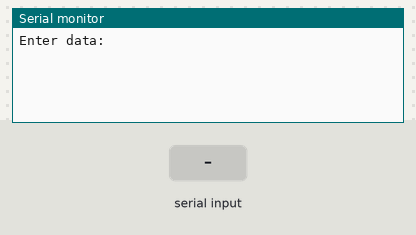
Recording of a sketch running on a simulated Arduino Uno, built with avr-gcc and run on an emulated ATmega328P. Parts: the last lines printed to the serial monitor. The test bench sets the inputs (shaded band).

Above: at 1.2 s.
1.3 s: "red" received over Serial
At 3.4 s:
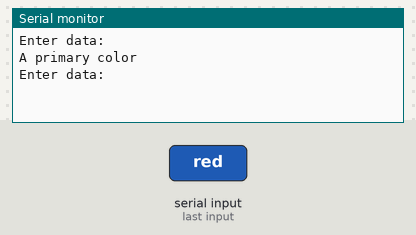
3.8 s: "1" received over Serial
At 5.2 s:
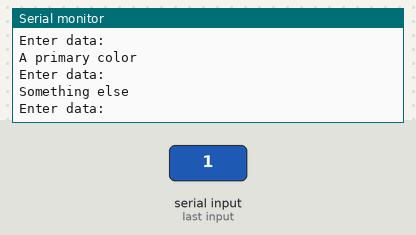

The sketch:

relaisboard.ino
```cpp
void setup() {
  Serial.begin(9600);
}

void loop() {
  Serial.println("Enter data:");
  while (Serial.available() == 0) {}     //wait for data available
  String teststr = Serial.readString();  //read until timeout
  teststr.trim();                        // remove any \r \n whitespace at the end of the String
  if (teststr == "red") {
    Serial.println("A primary color");
  } else {
    Serial.println("Something else");
  }
}
```

Measured:
- after the input at 1.3 s, the serial monitor: prints a new line after 1.0 s (image 1)
- after the input at 3.8 s, the serial monitor: prints a new line after 1.0 s (image 2)
